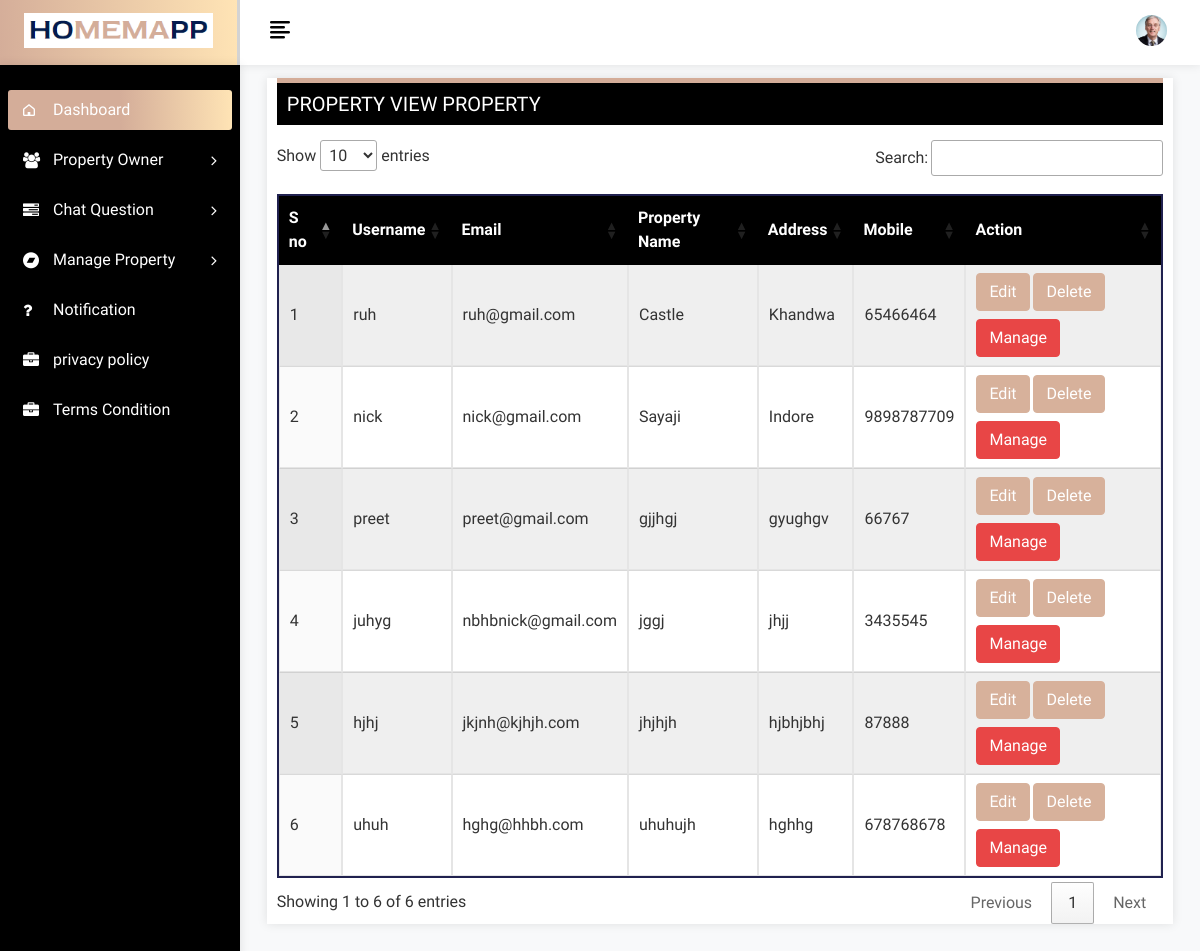
/view_manage_property (signed in), run on an earlier commit of the app's database.
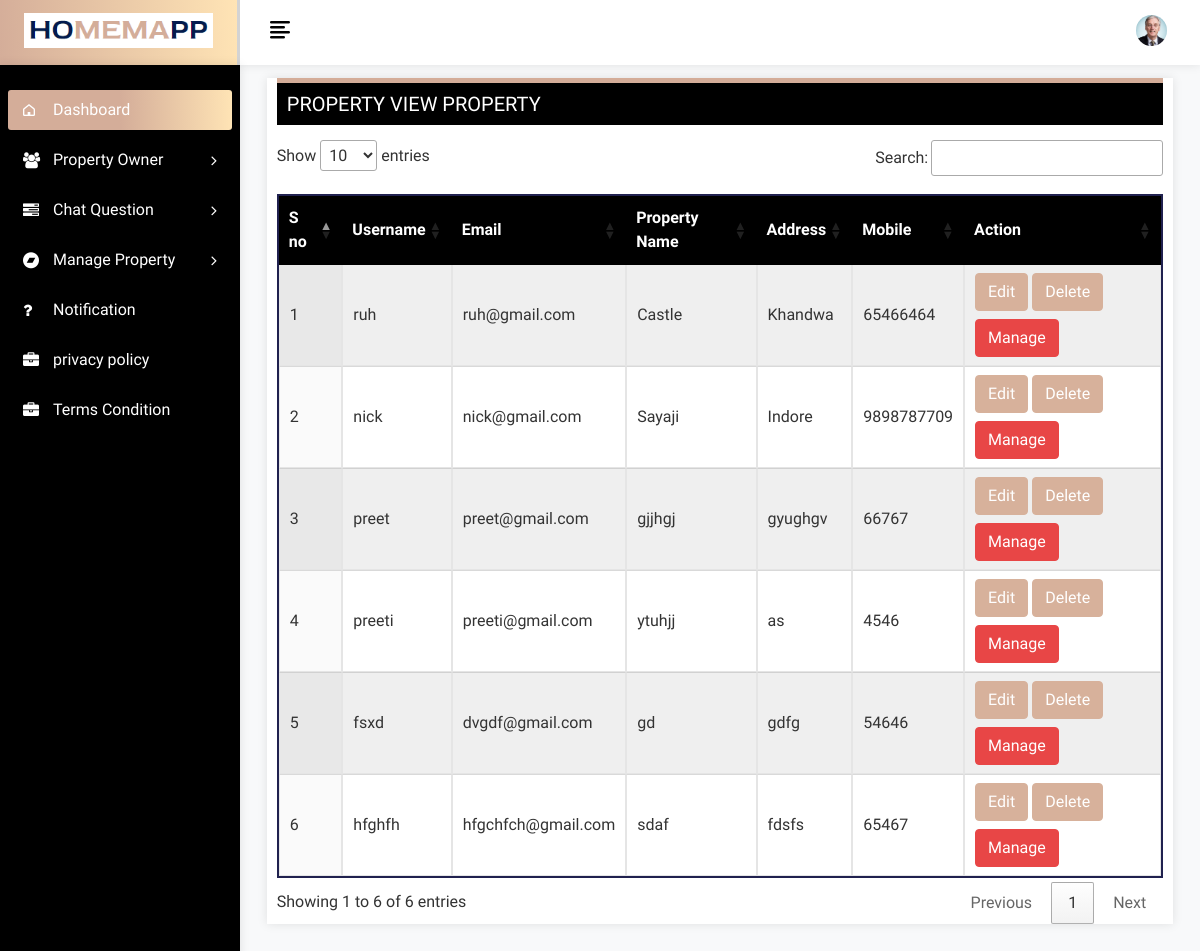
And on a later commit of the database.
### app/models.py (models this page shows, shortened)
class PropertyOwner(models.Model):
    user = models.ForeignKey(User, on_delete=models.CASCADE)
    property_name = models.CharField(max_length=120)
    address = models.TextField()
    mobile = models.CharField(max_length=12 )

class User(AbstractBaseUser, PermissionsMixin):
    email = models.EmailField(unique=True, verbose_name='Email Address')
    username = models.CharField(max_length=256)
    is_active = models.BooleanField(default=True)
    is_staff = models.BooleanField(default=False)
    is_admin = models.BooleanField(default=False)
    is_superuser = models.BooleanField(default=False)
    SUPERADMIN = '1'
    USER = '2'
    Web_USER = '3'
    User_type=(
        ('Superadmin','SUPERADMIN'),
        ('User','USER'),
        ('Web_user','Web_USER'),
    )
    user_type_data = ((SUPERADMIN, "Superadmin"), (USER,"User"),(Web_USER,"Web_user"))
    user_type = models.CharField( choices=user_type_data, max_length=10,default='Superadmin')
    USERNAME_FIELD = 'email'
    REQUIRED_FIELDS = [ 'username']
    objects = UserManager()
    class Meta:
        db_table = 'user_profile'

### app/views.py (the view)
# urls.py: path('view_manage_property',views.view_manage_property,name='view_manage_property'),
@login_required(login_url='login')
def view_manage_property(request):
    property_owners = PropertyOwner.objects.all()
    return render(request,'Manage_view_Property.html', {'property_owners': property_owners})

### templates/Manage_view_Property.html (shortened to what this page needs)
{% extends 'base.html'%}
{% block content %}
            <div class="page-wrapper">
                <div class="content container-fluid">
					<div class="page-header">
						<div class="row">
							<div class="col-sm-12">
								<div class="card full-header">
									<div class="users">
										<h3 class="page-title">Property View Property </h3>
									</div>
									<div class="user-box">
								<div class="datatables">
                                    <table id="example" class="display" style="width:100%;    border: 2px solid #20214f;">
                                        <thead>
                                            <tr>
                                                <th>S no</th>
                                                <th>Username</th>
                                                <th>Email</th>
                                                 <th>Property Name</th>
												 <th>Address</th>
                                                <th>Mobile</th>
                                                 <th>Action</th>
                                            </tr>
                                        </thead>
                                        <tbody>
                                            <tr class="even">
												{% for owner in property_owners %}
                                                <td>{{forloop.counter}}</td>
                                                <td>{{owner.user.username}}</td>
                                                <td>{{owner.user.email}}</td>
                                                <td>{{owner.property_name}}</td>
                                                <td>{{owner.address}}</td>
                                                <td>{{owner.mobile}}</td>
                                                <td>
													<a class="edit-btn" href="{% url 'edit_property_owner' id=owner.id %}">
                                                 <button class="btn btn-primary">Edit</button></a>
												 <a class="edit-btn" href="{% url 'delete_property_owner' id=owner.id %}"><button class="btn btn-primary">Delete</button></a>
												 <a href="{% url 'manage_user_admin' %}?email={{owner.user.email}}&password={{owner.user.password}}" target="_blank"
												onclick="return confirm('Are you sure? You want to move to player admin.')">
													<button type="button" class="btn btn-danger">Manage</button>
												</a>
                                              </td>
                                            </tr>
                                             {% endfor %}
                                        </tbody>
                                        </table>
                                   </div>
									</div>
								</div>
							</div>
						</div>
					</div>
				</div>
			</div>
{% endblock%}

What changed in the data, as far as the page shows it:
removed PropertyOwner: user.username "juhyg", user.email "nbhbnick@gmail.com", property_name "jggj", address "jhjj", mobile "3435545"
removed PropertyOwner: user.username "hjhj", user.email "jkjnh@kjhjh.com", property_name "jhjhjh", address "hjbhjbhj", mobile "87888"
removed PropertyOwner: user.username "uhuh", user.email "hghg@hhbh.com", property_name "uhuhujh", address "hghhg", mobile "678768678"
added PropertyOwner: user.username "preeti", user.email "preeti@gmail.com", property_name "ytuhjj", address "as", mobile "4546"
added PropertyOwner: user.username "fsxd", user.email "dvgdf@gmail.com", property_name "gd", address "gdfg", mobile "54646"
added PropertyOwner: user.username "hfghfh", user.email "hfgchfch@gmail.com", property_name "sdaf", address "fdsfs", mobile "65467"
